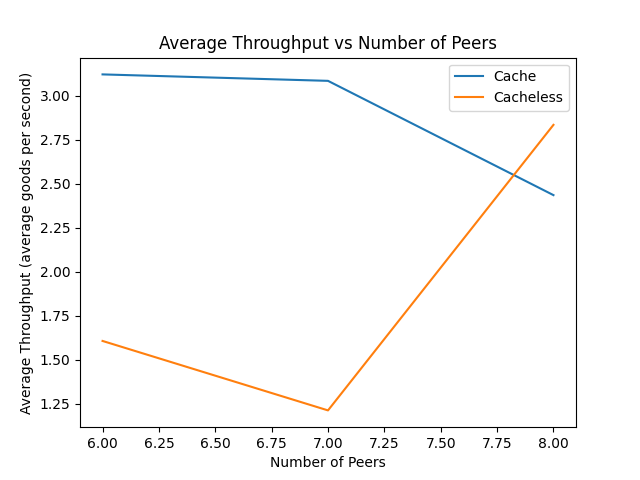

Generate this figure with Python:
from datetime import datetime
import matplotlib.pyplot as plt

cache_average = []
cacheless_average = []
peers = [6, 7, 8]

def calculate_average(filename, c):
    with open(c + '/peers/' + filename, 'r') as f:
        data = f.readlines()
    
    start = datetime.strptime(data[0].split()[1], "%H:%M:%S.%f")
    end = datetime.strptime(data[-1].split()[1], "%H:%M:%S.%f")
    duration = end - start
    return (len(data) * 5 )/ duration.total_seconds()
    
filenames = ['6peers.txt', '7peers.txt', '8peers.txt']
for filename in filenames:
    cache_average.append(calculate_average(filename, 'cache'))
    cacheless_average.append(calculate_average(filename, 'cacheless'))

print(cache_average)
print(cacheless_average)

plt.plot(peers, cache_average, label='Cache')
plt.plot(peers, cacheless_average, label='Cacheless')
plt.ylabel('Average Throughput (average goods per second)')
plt.xlabel('Number of Peers')
plt.title('Average Throughput vs Number of Peers')
plt.legend(loc = 'upper right')
plt.savefig('exp1_peers_plot.png')
